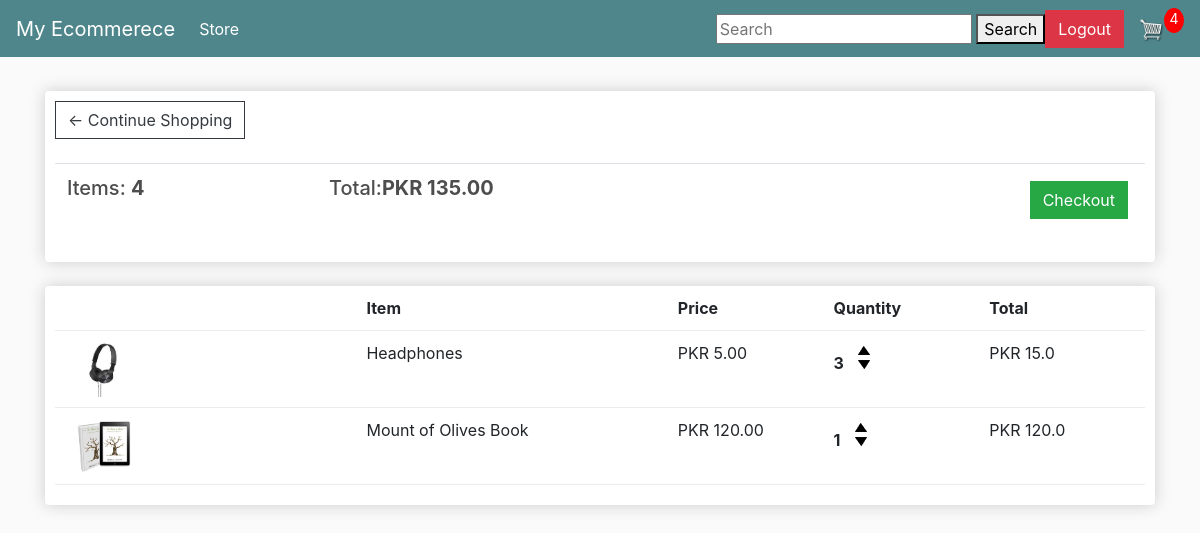
The app's page /cart/ (signed in) with its own data.
### store/models.py (models this page shows, shortened)
class Order(models.Model):
    customer = models.ForeignKey(
        Customer, on_delete=models.SET_NULL, blank=True, null=True
    )
    date_ordered = models.DateTimeField(auto_now_add=True)
    complete = models.BooleanField(default=False, null=True, blank=True)
    transaction_id = models.CharField(max_length=200, null=True)
    @property
    def get_cart_total(self):
        order_items = self.orderitem_set.all()
        total = sum([item.get_total for item in order_items])
        return total
    @property
    def get_cart_items(self):
        order_items = self.orderitem_set.all()
        total = sum([item.quantity for item in order_items])
        return total

class OrderItem(models.Model):
    product = models.ForeignKey(
        Product, on_delete=models.SET_NULL, blank=True, null=True
    )
    order = models.ForeignKey(Order, on_delete=models.CASCADE, blank=True, null=True)
    quantity = models.IntegerField(default=0, null=True, blank=True)
    date_added = models.DateTimeField(auto_now_add=True)
    @property
    def get_total(self):
        return self.quantity * self.product.price

class Product(models.Model):
    name = models.CharField(max_length=200, null=True)
    price = models.FloatField()
    digital = models.BooleanField(default=False, null=True, blank=True)
    image = models.ImageField(default="placeholder.png", null=True, blank=True)
    @property
    def imageURL(self):
        try:
            url = self.image.url
        except:
            url = ""
        return url

### store/views.py (the view)
# urls.py: path("cart/", views.cart, name="cart"),
@login_required(login_url="login")
def cart(request):
    customer = request.user.customer
    order, created = Order.objects.get_or_create(customer=customer, complete=False)
    items = order.orderitem_set.all()
    context = {
        "items": items,
        "order": order,
    }
    return render(request, "store/cart.html", context)

### store/templates/store/cart.html
{% extends 'store/main.html' %} {% load static %} {% block content %}
<div class="row">
  <div class="col-lg-12">
    <div class="box-element">
      <a class="btn btn-outline-dark" href="{% url 'store' %}"
        >&#x2190; Continue Shopping</a
      >
      <br />
      <br />
      <table class="table">
        <tr>
          <th>
            <h5>Items: <strong>{{order.get_cart_items}}</strong></h5>
          </th>
          <th>
            <h5>
              Total:<strong>PKR {{order.get_cart_total|floatformat:2}}</strong>
            </h5>
          </th>
          <th>
            <a
              style="float: right; margin: 5px"
              class="btn btn-success"
              href="{% url 'checkout' %}"
              >Checkout</a
            >
          </th>
        </tr>
      </table>
    </div>
    <br />
    <div class="box-element">
      <div class="cart-row">
        <div style="flex: 2"></div>
        <div style="flex: 2"><strong>Item</strong></div>
        <div style="flex: 1"><strong>Price</strong></div>
        <div style="flex: 1"><strong>Quantity</strong></div>
        <div style="flex: 1"><strong>Total</strong></div>
      </div>
      {% for item in items %}
      <div class="cart-row">
        <div style="flex: 2">
          <img class="row-image" src="{{item.product.imageURL}}" />
        </div>
        <div style="flex: 2"><p>{{item.product.name}}</p></div>
        <div style="flex: 1">
          <p>PKR {{item.product.price|floatformat:2}}</p>
        </div>
        <div style="flex: 1">
          <p class="quantity">{{item.quantity}}</p>
          <div class="quantity">
            <a href="{% url 'add-item' item.product.id %}"
              ><img
                class="chg-quantity"
                src="{% static  'images/arrow-up.png' %}"
            /></a>
            <a href="{% url 'remove-item' item.product.id %}"
              ><img
                class="chg-quantity"
                src="{% static  'images/arrow-down.png' %}"
            /></a>
          </div>
        </div>
        <div style="flex: 1">
          <p>PKR {{item.get_total}}</p>
        </div>
      </div>
      {% endfor %}
    </div>
  </div>
</div>
{% endblock content %}

### store/templates/store/main.html (shortened to what this page needs)
<!DOCTYPE html>
{% load static %}
<html>
  <head>
    <link
      rel="stylesheet"
      href="https://stackpath.bootstrapcdn.com/bootstrap/4.4.1/css/bootstrap.min.css"
    />
    <link rel="stylesheet" type="text/css" href="{% static 'css/main.css' %}" />
  </head>
  <body>
    <nav class="navbar navbar-expand-lg navbar-dark bg-dark">
      <a class="navbar-brand" href="{% url 'store' %}">My Ecommerece</a>
      <div class="collapse navbar-collapse" id="navbarSupportedContent">
        <ul class="navbar-nav mr-auto">
          <li class="nav-item active">
            <a class="nav-link" href="{% url 'store' %}"
              >Store <span class="sr-only">(current)</span></a
            >
          </li>
        </ul>
        <div class="search">
          <form class="f1" action="{% url 'search_view' %}" method="GET">
            <input class="s1" type="text" name="q" placeholder="Search">
            <button class="submit" type="submit">Search</button>
          </form>
        </div>
        <div class="form-inline my-2 my-lg-0">
          {% if request.user.is_authenticated %}
          <a href="{% url 'logout' %}" class="btn btn-danger">Logout</a>
          {% else %}
          <a href="{% url 'login' %}" class="btn btn-warning">Login</a>
          {% endif %}
          <a href="{% url 'cart' %}">
            <img id="cart-icon" src="{% static 'images/cart.png' %}" />
          </a>
          {% if request.user.is_authenticated %}
          <p id="cart-total">{{order.get_cart_items}}</p>
          {% else %}
          <p id="cart-total">0</p>
          {% endif %}
        </div>
      </div>
    </nav>
    <div class="container">
      <br />
      {% block content %} {% endblock content %}
    </div>
  </body>
</html>

### static/css/main.css (style rules this page uses)
body { background-color: hsl(0, 0%, 98%); }
h1,h2,h3,h4,h5,h6 { color:hsl(0, 0%, 30%); }
.box-element { box-shadow:hsl(0, 0%, 80%) 0 0 16px; background-color: #fff; border-radius: 4px; padding: 10px; }
.bg-dark { background-color: #4f868c!important; }
#cart-icon { width:25px; display: inline-block; margin-left: 15px; }
#cart-total { display: block; text-align: center; color:#fff; background-color: red; width: 20px; height: 25px; border-radius: 50%; font-size: 14px; }
.col-lg-4, .col-lg-6, .col-lg-8, .col-lg-12 { margin-top: 10px; }
.btn { border-radius: 0; }
.row-image { width: 100px; }
.cart-row { display: flex; align-items: flex-stretch; padding-bottom: 10px; margin-bottom: 10px; border-bottom: 1px solid #ececec; }
.quantity { display: inline-block; font-weight: 700; padding-right:10px; }
.chg-quantity { width: 12px; cursor: pointer; display: block; margin-top: 5px; transition:.1s; }

### records on screen
Order: get_cart_items "4", get_cart_total "135.00"
OrderItem: product.imageURL (picture), product.name "Headphones", product.price "5.00", quantity "3", get_total "15.0"
OrderItem: product.imageURL (picture), product.name "Mount of Olives Book", product.price "120.00", quantity "1", get_total "120.0"
